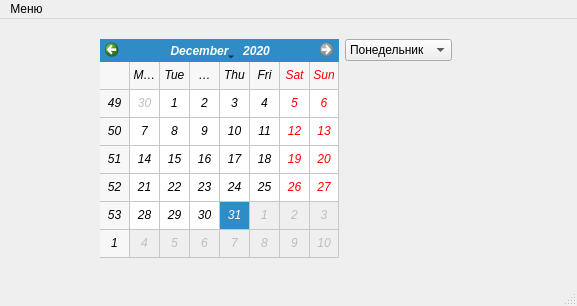
<?xml version="1.0" encoding="UTF-8"?>
<ui version="4.0">
 <class>MainWindow</class>
 <widget class="QMainWindow" name="MainWindow">
  <property name="geometry">
   <rect>
    <x>0</x>
    <y>0</y>
    <width>577</width>
    <height>306</height>
   </rect>
  </property>
  <property name="windowTitle">
   <string>Лабораторная работа №1</string>
  </property>
  <widget class="QWidget" name="centralwidget">
   <widget class="QWidget" name="layoutWidget">
    <property name="geometry">
     <rect>
      <x>100</x>
      <y>20</y>
      <width>352</width>
      <height>219</height>
     </rect>
    </property>
    <layout class="QHBoxLayout" name="horizontalLayout">
     <item>
      <widget class="QCalendarWidget" name="calendarWidget">
       <property name="font">
        <font>
         <italic>true</italic>
        </font>
       </property>
       <property name="minimumDate">
        <date>
         <year>2020</year>
         <month>1</month>
         <day>1</day>
        </date>
       </property>
       <property name="maximumDate">
        <date>
         <year>2020</year>
         <month>12</month>
         <day>31</day>
        </date>
       </property>
       <property name="gridVisible">
        <bool>true</bool>
       </property>
      </widget>
     </item>
     <item>
      <layout class="QVBoxLayout" name="verticalLayout">
       <item>
        <widget class="QComboBox" name="comboBox">
         <item>
          <property name="text">
           <string>Понедельник</string>
          </property>
         </item>
         <item>
          <property name="text">
           <string>Вторник</string>
          </property>
         </item>
         <item>
          <property name="text">
           <string>Среда</string>
          </property>
         </item>
         <item>
          <property name="text">
           <string>Четверг</string>
          </property>
         </item>
         <item>
          <property name="text">
           <string>Пятница</string>
          </property>
         </item>
         <item>
          <property name="text">
           <string>Суббота</string>
          </property>
         </item>
         <item>
          <property name="text">
           <string>Воскресенье</string>
          </property>
         </item>
        </widget>
       </item>
       <item>
        <spacer name="verticalSpacer">
         <property name="orientation">
          <enum>Qt::Vertical</enum>
         </property>
         <property name="sizeHint" stdset="0">
          <size>
           <width>20</width>
           <height>40</height>
          </size>
         </property>
        </spacer>
       </item>
      </layout>
     </item>
    </layout>
   </widget>
  </widget>
  <widget class="QMenuBar" name="menubar">
   <property name="geometry">
    <rect>
     <x>0</x>
     <y>0</y>
     <width>577</width>
     <height>21</height>
    </rect>
   </property>
   <widget class="QMenu" name="menu">
    <property name="title">
     <string>Меню</string>
    </property>
    <addaction name="action"/>
    <addaction name="action_2"/>
   </widget>
   <addaction name="menu"/>
  </widget>
  <widget class="QStatusBar" name="statusbar"/>
  <action name="action">
   <property name="text">
    <string>Авторы</string>
   </property>
  </action>
  <action name="action_2">
   <property name="text">
    <string>Выход</string>
   </property>
  </action>
 </widget>
 <resources/>
 <connections>
  <connection>
   <sender>action_2</sender>
   <signal>triggered()</signal>
   <receiver>MainWindow</receiver>
   <slot>close()</slot>
   <hints>
    <hint type="sourcelabel">
     <x>-1</x>
     <y>-1</y>
    </hint>
    <hint type="destinationlabel">
     <x>245</x>
     <y>138</y>
    </hint>
   </hints>
  </connection>
 </connections>
</ui>
